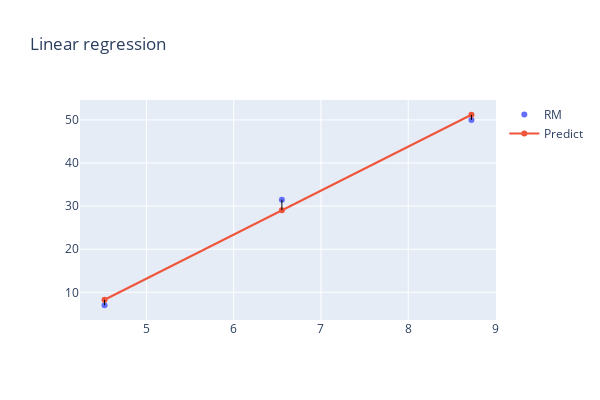

Write notebook code for a chart like this one.
### Code cell
fig = make_subplots(rows=1, cols=1)

fig.add_trace(
    go.Scatter(
        x=X_train_s,
        y=y_train_s,
        mode='markers',
        name=X_df.columns[5]
    ))

fig.add_trace(
    go.Line(
        x=X_train_s,
        y=f_wb,
        name='Predict'
    ))

shapes = []

m = X_train_s.shape[0]

for i in range(m):
    shapes.append(
        go.layout.Shape(
            type="line",
            x0=X_train_s[i],
            y0=f_wb[i],
            x1=X_train_s[i],
            y1=y_train_s[i],
            line=dict(
                #color=np.random.choice(colors,1)[0],
                color = 'black',
                width=1),
            opacity=1,
            layer='above'
            )
        )

# include shapes in layout
fig.update_layout(shapes=shapes)
fig.update_layout(height=400, width=600, title_text="Linear regression")
fig.show()

### Figure 1 — Plotly figure (JSON) as saved in the notebook; plotly's stock layout.template omitted (floating-point values rounded to 4 significant figures)
{"data": [{"mode": "markers", "name": "RM", "type": "scatter", "x": [4.519, 6.552, 8.725], "y": [7, 31.5, 50]}, {"name": "Predict", "type": "scatter", "x": [4.519, 6.552, 8.725], "y": [8.279, 29.02, 51.2]}], "layout": {"height": 400, "shapes": [{"layer": "above", "line": {"color": "black", "width": 1}, "opacity": 1, "type": "line", "x0": 4.519, "x1": 4.519, "y0": 8.279, "y1": 7}, {"layer": "above", "line": {"color": "black", "width": 1}, "opacity": 1, "type": "line", "x0": 6.552, "x1": 6.552, "y0": 29.02, "y1": 31.5}, {"layer": "above", "line": {"color": "black", "width": 1}, "opacity": 1, "type": "line", "x0": 8.725, "x1": 8.725, "y0": 51.2, "y1": 50}], "title": {"text": "Linear regression"}, "width": 600, "xaxis": {"anchor": "y", "domain": [0, 1]}, "yaxis": {"anchor": "x", "domain": [0, 1]}}}
